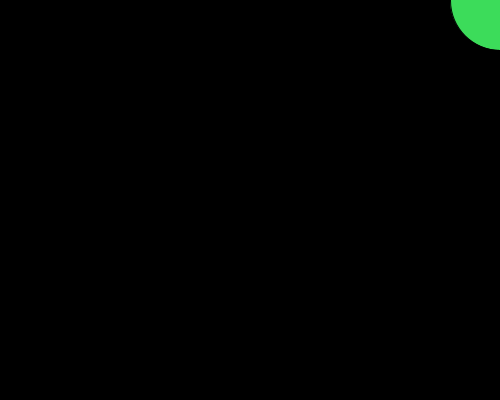
Frame 1 (no input)
Frame 60 (the mouse pressed at the canvas centre just before this capture): identical to frame 1, image omitted
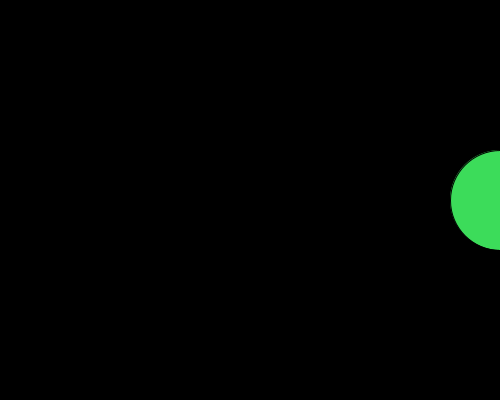
Frame 120 (the mouse held since frame 60 and released just before this capture)

The Processing sketch that drew these frames (run headless with seeded random() and noise(); from frame 60 on, the mouse is pressed at the canvas centre):

// Processing sketch: lab02_step04
// ── lab02_step04.pde
// called once
void setup()
{
  size(500,400); 
}

//called continuously
void draw()
{
  background(0);
  stroke(0, 0, 0);
  fill(60, 220, 90);
  //ellipse(mouseY, mouseX, 100, 100);
  ellipse(width, mouseY, 100, 100);
 }
